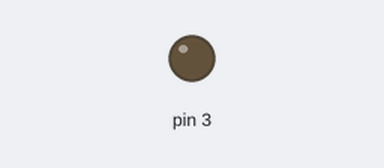
This sketch was run on a simulated Arduino Uno, built with avr-gcc and run on an emulated ATmega328P. Shown: output pins drawn as LEDs (lit = HIGH).

Above: at 0.1 s.
At 8.8 s:
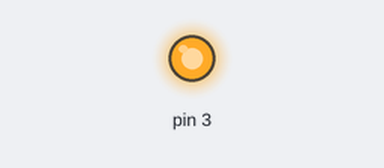
Timing chart, 0 to 10.4 s (numbered marks = the images above):
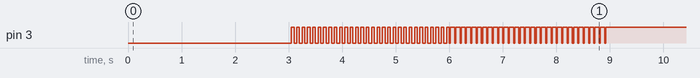

The sketch:

Lab12Code.ino
```cpp
void power(int pin, int percent, int duration) {
  int off = 100 - percent;
  for(int i = 0; i < duration/100; i++){
    digitalWrite(pin, LOW);
    delay(percent);
    digitalWrite(pin, HIGH);
    delay(off);
  }
}

void setup() {

  pinMode(3, OUTPUT);
  power(3, 100, 3000);
  power(3, 50, 3000);
  power(3, 20, 3000);
}


void loop() {
  // put your main code here, to run repeatedly:

}
```
